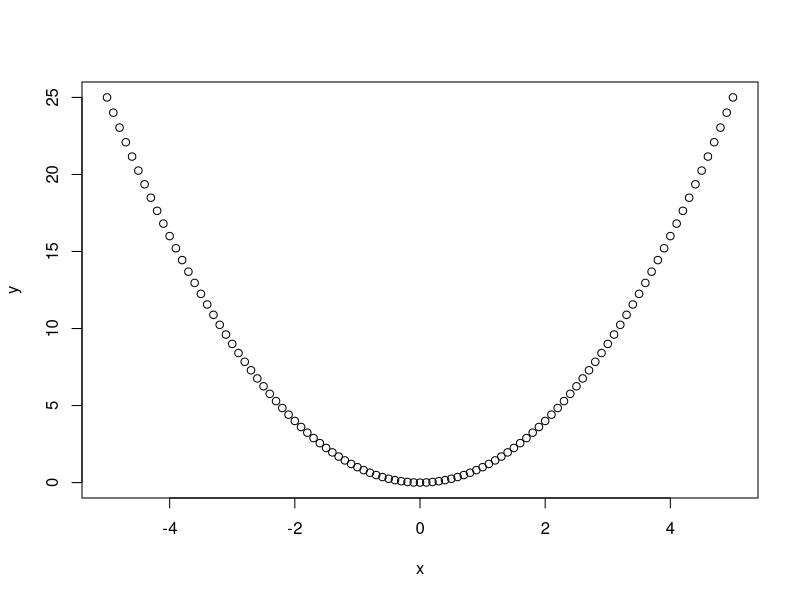

Write R code to recreate this figure.
## ---- chunk 1
knitr::opts_chunk$set(echo = TRUE)
## ---- chunk 2
text <- "R Markdown is cool"
print(text)
x = seq(-5,5,0.1)
y = x^2
plot(x,y)
